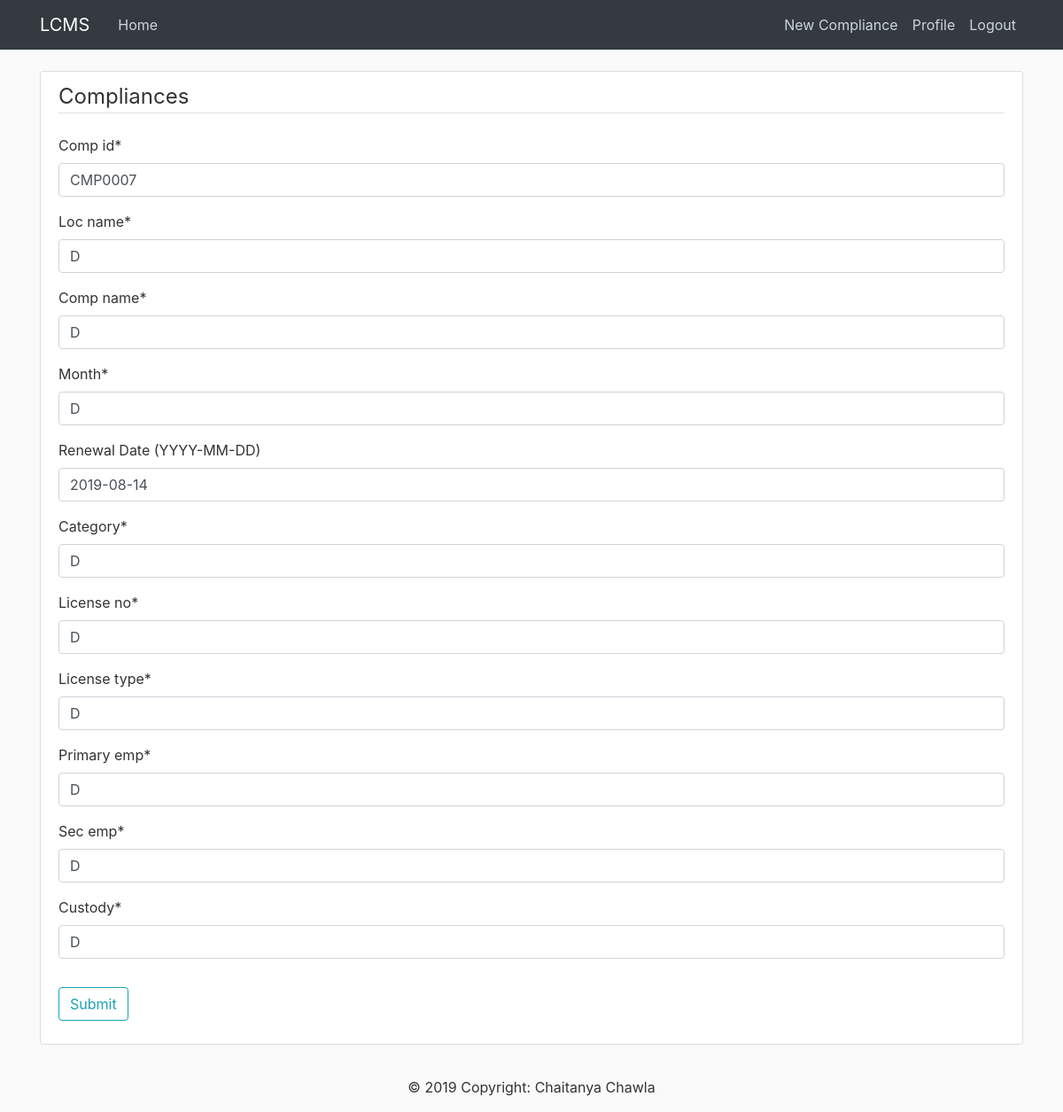
/compliance/8/update/ (signed in), run on the app's committed database.
### compliance/models.py (models this page shows, shortened)
class compli(models.Model):
	comp_id = models.CharField(max_length=8)
	loc_name = models.CharField(max_length=100)
	comp_name = models.CharField(max_length=100)
	month = models.CharField(max_length=50)
	renewal = models.DateField(("Renewal Date (YYYY-MM-DD)"),null=True,blank=True)
	category = models.CharField(max_length=100)
	license_no = models.CharField(max_length=200)
	license_type = models.CharField(max_length=200)
	law_authority = models.CharField(max_length=250,null=True,blank=True)
	date_purchase = models.DateField(("Purchase Date"),null=True,blank=True)
	date_expiry = models.DateField(("Expiry Date"),null=True,blank=True)
	present_fees = models.PositiveIntegerField(validators=[MaxValueValidator(9999999999999999999)],null=True,blank=True)
	primary_emp = models.CharField(max_length=100)
	sec_emp = models.CharField(max_length=100)
	custody = models.CharField(max_length=20)
	user = models.ForeignKey(User, on_delete=models.CASCADE)

### compliance/views.py (the view, shortened to what this page needs)
# urls.py: path('compliance/<int:pk>/update/', PostUpdateView.as_view(), name='compli-update'),
class PostUpdateView(LoginRequiredMixin, UpdateView):
    model = compli
    fields = ['comp_id', 'loc_name', 'comp_name', 'month', 'renewal' , 'category','license_no', 'license_type', 'primary_emp', 'sec_emp', 'custody']

### compliance/templates/compliance/compli_form.html (shortened to what this page needs)
{% extends "compliance/base.html" %}
{% load crispy_forms_tags %}
{% block content %}
    <div class="content-section">
        <form method="POST">
            <fieldset class="form-group">
                <legend class="border-bottom mb-4">Compliances</legend>
                {{ form|crispy }}
            </fieldset>
            <div class="form-group">
                <button class="btn btn-outline-info" type="submit">Submit</button>
            </div>
        </form>
    </div>
{% endblock content %}

### compliance/static/compliance/main.css (style rules this page uses)
body { background: #fafafa; color: #333333; margin-top: 5rem; }
.content-section { background: #ffffff; padding: 10px 20px; border: 1px solid #dddddd; border-radius: 3px; margin-bottom: 20px; }

### data on the page
compli: comp_id "CMP0007", loc_name "D", comp_name "D", month "D", renewal "2019-08-14", category "D", license_no "D", license_type "D", primary_emp "D", sec_emp "D", custody "D"
